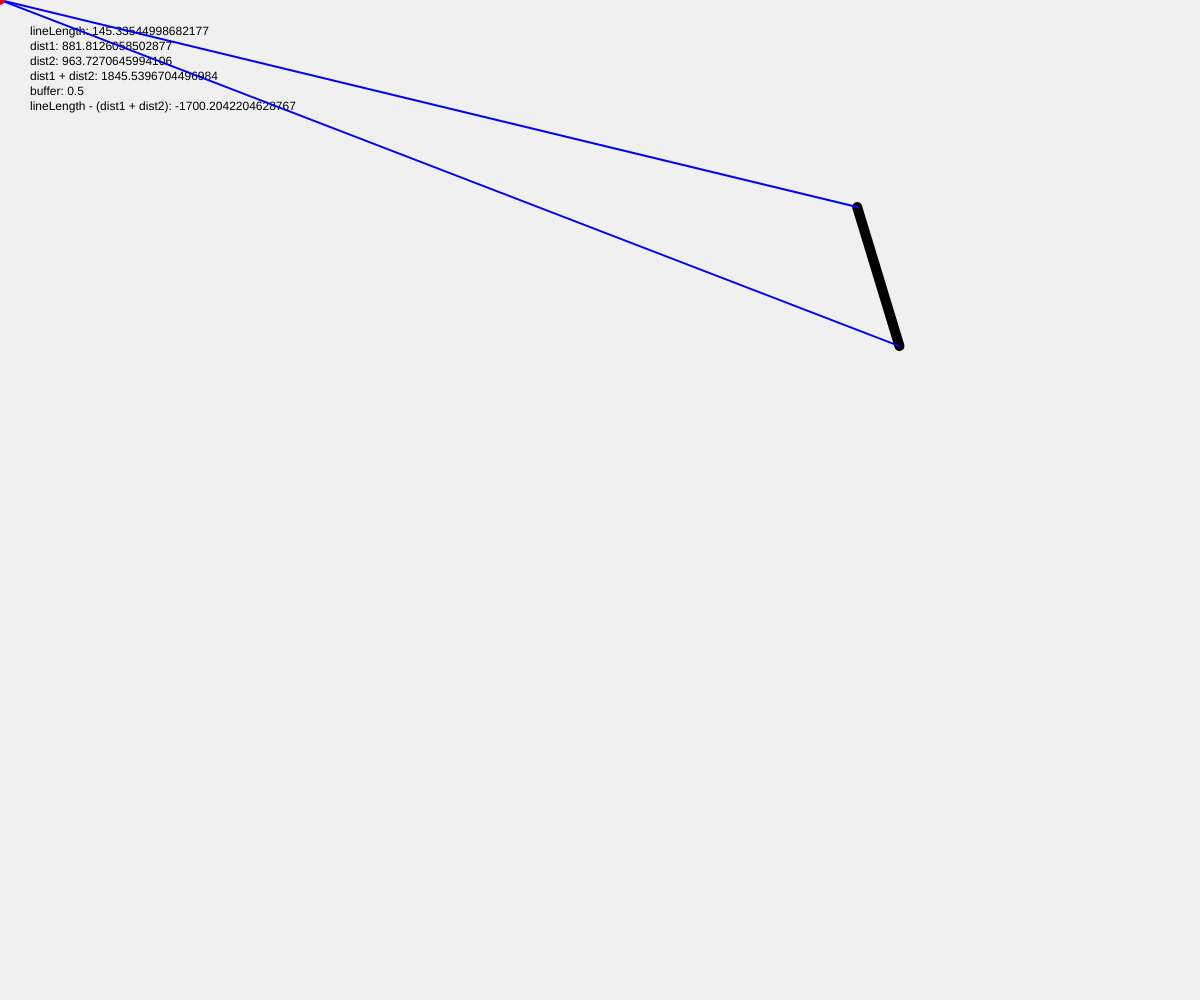
Frame 1 (no input)
Frame 60 (no input): identical to frame 1, image omitted
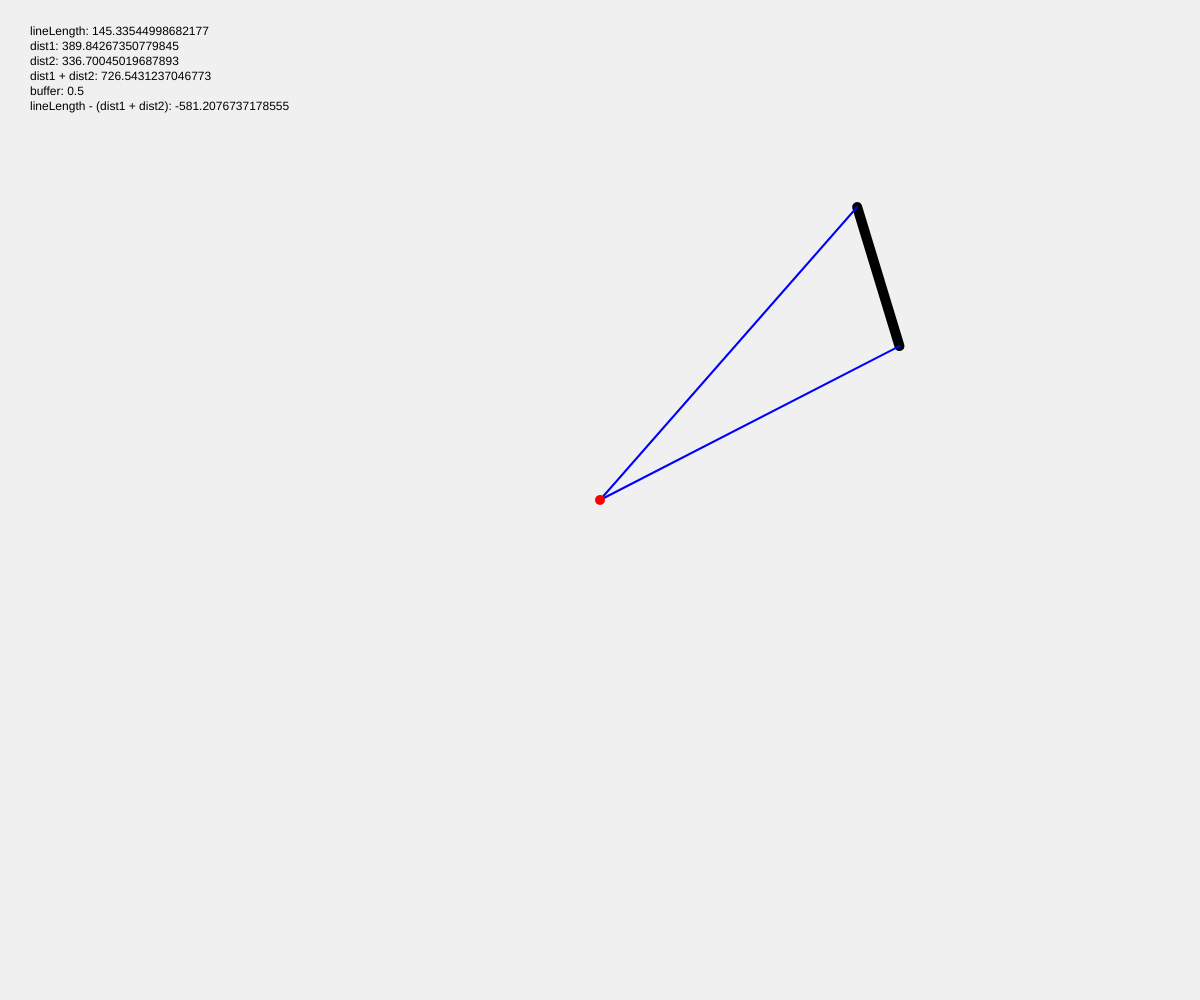
Frame 120 (the mouse pressed at the canvas centre since frame 60)

The p5.js sketch that drew these frames (run headless with seeded random() and noise() and a simulated clock; from frame 60 on, the mouse is pressed at the canvas centre):

// p5.js sketch
// ── sketch.js
// 円と線の衝突判定
// reference: http://jeffreythompson.org/collision-detection/line-circle.php

// 円と線の衝突判定は点と円の衝突判定方法を組み合わせる
// その上で、線分の長さを求める


let targetColor;
let bgColor = 240;
let linePoint1;
let linePoint2;

const pointLineIsCollision = (px, py, lx1, ly1, lx2, ly2, showInfo) => {
	const info = showInfo => {
		if (showInfo) {
			noStroke();
			text(`
			lineLength: ${lineLength}
			dist1: ${dist1}
			dist2: ${dist2}
			dist1 + dist2: ${dist1 + dist2}
			buffer: ${buffer}
			lineLength - (dist1 + dist2): ${lineLength - (dist1 + dist2)}
			`, 10, 20);
		}
	}

	let lineLength = dist(lx1, ly1, lx2, ly2);
	let dist1 = dist(px, py, lx1, ly1);
	let dist2 = dist(px, py, lx2, ly2);

	let buffer = 0.5;

	info(showInfo);

	if (dist1 + dist2 >= lineLength - buffer && dist1 + dist2 <= lineLength + buffer) {
		return true;
	}
	return false;
}

function setup() {
	createCanvas(windowWidth, windowHeight);
	linePoint1 = createVector(random(0, width), random(0, height));
	linePoint2 = createVector(random(0, width), random(0, height));
}

function draw() {
	background(bgColor);

	let mouse = createVector(mouseX, mouseY);

	let detect = pointLineIsCollision(
		mouse.x, mouse.y,
		linePoint1.x, linePoint1.y, linePoint2.x, linePoint2.y,
		true
	);

	if (detect) {
		lineColor = color(255, 0, 0);
	} else {
		lineColor = 0;
	}

	strokeWeight(10);
	stroke(lineColor);
	line(linePoint1.x, linePoint1.y, linePoint2.x, linePoint2.y);

	strokeWeight(2);
	stroke(0, 0, 255);
	line(mouse.x, mouse.y, linePoint1.x, linePoint1.y);
	line(mouse.x, mouse.y, linePoint2.x, linePoint2.y);

	strokeWeight(10);
	stroke(255, 0, 0);
	point(mouse.x, mouse.y);
}
